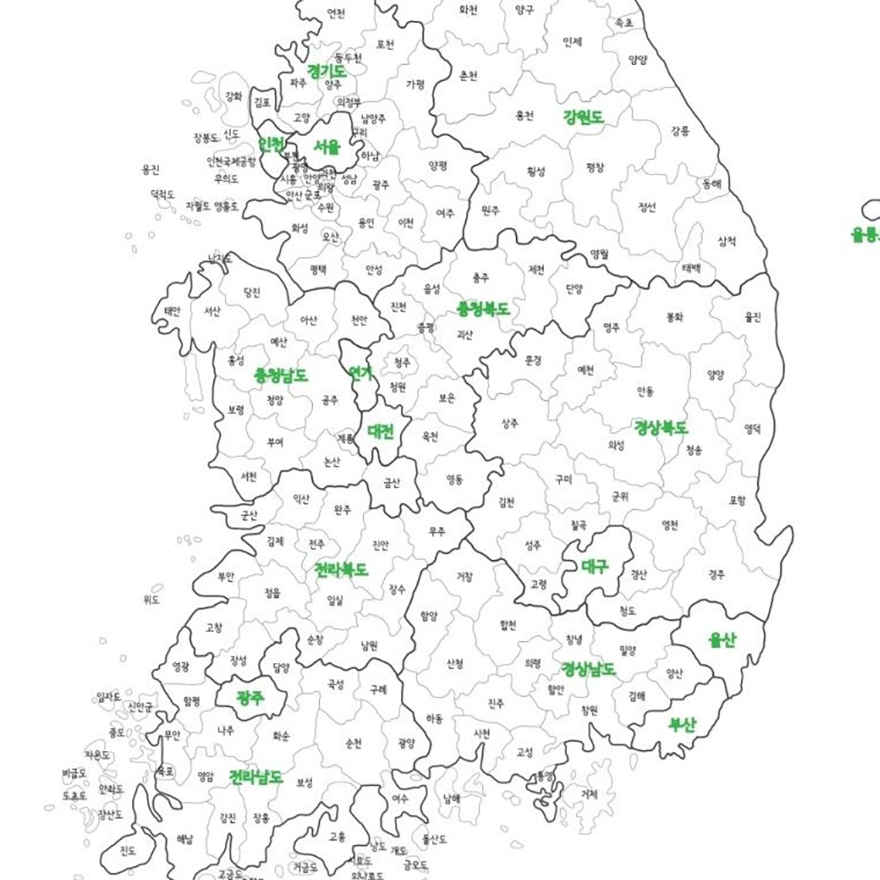
#> input picture map.jpg, 880 x 880 px
$ python main.py
#> lines starting #> are read from the running program, lines starting #| are printed output that depends on the picture; after the words box and inside, x2 and y2 are one past the last pixel; in counts of white or black regions, pixels touching at a corner belong together; long printed decimals are rounded
import math, random
import cv2

class City:
    def __init__(self, x=None, y=None):
        self.x = None
        self.y = None
        if x is not None:
            self.x = x
        else:
            self.x = int(random.random() * 200)
        if y is not None:
            self.y = y
        else:
            self.y = int(random.random() * 200)

    def getX(self):
        return self.x

    def getY(self):
        return self.y

    def distanceTo(self, city):
        xDistance = abs(self.getX() - city.getX())
        yDistance = abs(self.getY() - city.getY())
        distance = math.sqrt((xDistance * xDistance) + (yDistance * yDistance))
        return distance

    def __repr__(self):
        return str(self.getX()) + ", " + str(self.getY())


class TourManager:
    destinationCities = []

    def addCity(self, city):
        self.destinationCities.append(city)

    def getCity(self, index):
        return self.destinationCities[index]

    def numberOfCities(self):
        return len(self.destinationCities)


class Tour:
    def __init__(self, tourmanager, tour=None):
        self.tourmanager = tourmanager
        self.tour = []
        self.fitness = 0.0
        self.distance = 0
        if tour is not None:
            self.tour = tour
        else:
            for i in range(0, self.tourmanager.numberOfCities()):
                self.tour.append(None)

    def __len__(self):
        return len(self.tour)

    def __getitem__(self, index):
        return self.tour[index]

    def __setitem__(self, key, value):
        self.tour[key] = value

    def __repr__(self):
        geneString = 'Start -> '
        for i in range(0, self.tourSize()):
            geneString += str(self.getCity(i)) + ' -> '
        geneString += 'End'
        return geneString

    def generateIndividual(self):
        for cityIndex in range(0, self.tourmanager.numberOfCities()):
            self.setCity(cityIndex, self.tourmanager.getCity(cityIndex))
        random.shuffle(self.tour)

    def getCity(self, tourPosition):
        return self.tour[tourPosition]

    def setCity(self, tourPosition, city):
        self.tour[tourPosition] = city
        self.fitness = 0.0
        self.distance = 0

    def getFitness(self):
        if self.fitness == 0:
            self.fitness = 1 / float(self.getDistance())
        return self.fitness

    def getDistance(self):
        if self.distance == 0:
            tourDistance = 0
            for cityIndex in range(0, self.tourSize()):
                fromCity = self.getCity(cityIndex)
                destinationCity = None
                if cityIndex + 1 < self.tourSize():
                    destinationCity = self.getCity(cityIndex + 1)
                else:
                    destinationCity = self.getCity(0)
                tourDistance += fromCity.distanceTo(destinationCity)
            self.distance = tourDistance
        return self.distance

    def tourSize(self):
        return len(self.tour)

    def containsCity(self, city):
        return city in self.tour


class Population:
    def __init__(self, tourmanager, populationSize, initialise):
        self.tours = []
        for i in range(0, populationSize):
            self.tours.append(None)

        if initialise:
            for i in range(0, populationSize):
                newTour = Tour(tourmanager)
                newTour.generateIndividual()
                self.saveTour(i, newTour)

    def __setitem__(self, key, value):
        self.tours[key] = value

    def __getitem__(self, index):
        return self.tours[index]

    def saveTour(self, index, tour):
        self.tours[index] = tour

    def getTour(self, index):
        return self.tours[index]

    def getFittest(self):
        fittest = self.tours[0]
        for i in range(0, self.populationSize()):
            if fittest.getFitness() <= self.getTour(i).getFitness():
                fittest = self.getTour(i)
        return fittest

    def populationSize(self):
        return len(self.tours)


class GA:
    def __init__(self, tourmanager, mutationRate=0.05, tournamentSize=5, elitism=True):
        self.tourmanager = tourmanager
        self.mutationRate = mutationRate
        self.tournamentSize = tournamentSize
        self.elitism = elitism

    def evolvePopulation(self, pop):
        newPopulation = Population(self.tourmanager, pop.populationSize(), False)
        elitismOffset = 0
        if self.elitism:
            newPopulation.saveTour(0, pop.getFittest())
            elitismOffset = 1

        for i in range(elitismOffset, newPopulation.populationSize()):
            parent1 = self.tournamentSelection(pop)
            parent2 = self.tournamentSelection(pop)
            child = self.crossover(parent1, parent2)
            newPopulation.saveTour(i, child)

        for i in range(elitismOffset, newPopulation.populationSize()):
            self.mutate(newPopulation.getTour(i))

        return newPopulation

    def crossover(self, parent1, parent2):
        child = Tour(self.tourmanager)

        startPos = int(random.random() * parent1.tourSize())
        endPos = int(random.random() * parent1.tourSize())

        for i in range(0, child.tourSize()):
            if startPos < endPos and i > startPos and i < endPos:
                child.setCity(i, parent1.getCity(i))
            elif startPos > endPos:
                if not (i < startPos and i > endPos):
                    child.setCity(i, parent1.getCity(i))

        for i in range(0, parent2.tourSize()):
            if not child.containsCity(parent2.getCity(i)):
                for ii in range(0, child.tourSize()):
                    if child.getCity(ii) == None:
                        child.setCity(ii, parent2.getCity(i))
                        break

        return child

    def mutate(self, tour):
        for tourPos1 in range(0, tour.tourSize()):
            if random.random() < self.mutationRate:
                tourPos2 = int(tour.tourSize() * random.random())

                city1 = tour.getCity(tourPos1)
                city2 = tour.getCity(tourPos2)

                tour.setCity(tourPos2, city1)
                tour.setCity(tourPos1, city2)

    def tournamentSelection(self, pop):
        tournament = Population(self.tourmanager, self.tournamentSize, False)
        for i in range(0, self.tournamentSize):
            randomId = int(random.random() * pop.populationSize())
            tournament.saveTour(i, pop.getTour(randomId))
        fittest = tournament.getFittest()
        return fittest


if __name__ == '__main__':
    n_cities = 20
    population_size = 50
    n_generations = 100

    random.seed(100)

    # Load the map
    map_original = cv2.imread('map.jpg')
#> map_original is the input picture: shape (880, 880, 3); mean B, G, R 244.4, 245, 244.3

    # Setup cities and tour
    tourmanager = TourManager()

    for i in range(n_cities):
        x = random.randint(200, 800)
        y = random.randint(200, 800)

        tourmanager.addCity(City(x=x, y=y))
        cv2.circle(map_original, center=(x, y), radius=10, color=(0, 0, 255), thickness=-1, lineType=cv2.LINE_AA)
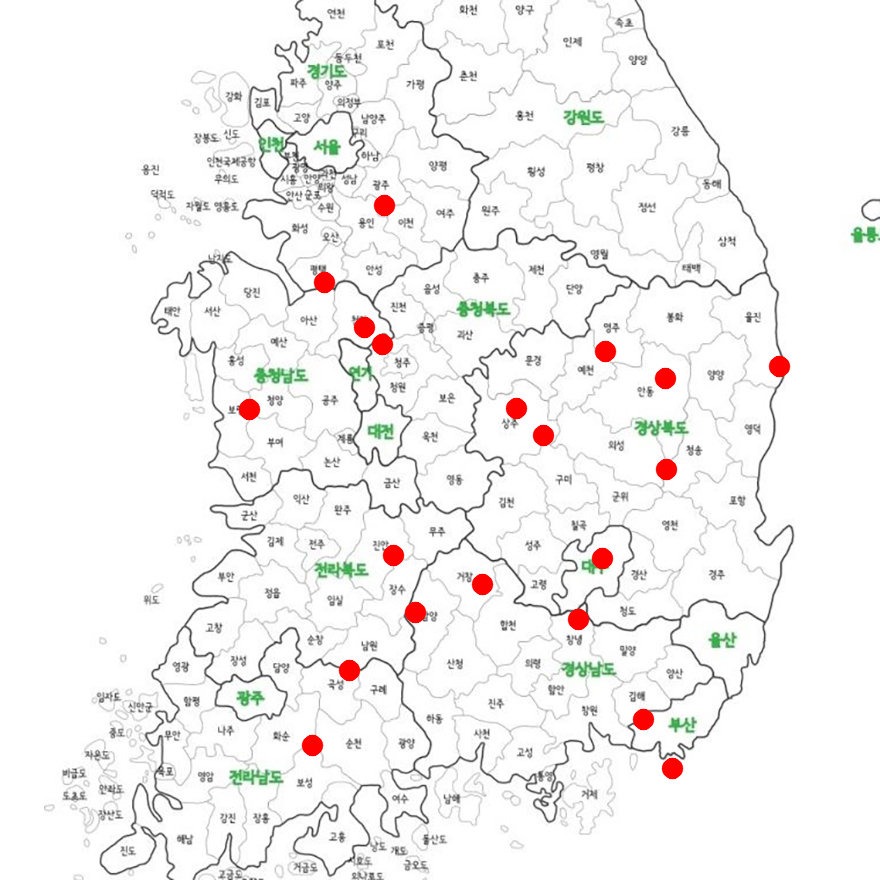
#> map_original: shape (880, 880, 3); 1.06% of pixels changed, all inside (x1, y1, x2, y2) = (238, 194, 791, 780)

    cv2.imshow('map', map_original)
    cv2.waitKey(0)

    # Initialize population
    pop = Population(tourmanager, populationSize=population_size, initialise=True)
    print("Initial distance: " + str(pop.getFittest().getDistance()))
#| Initial distance: 4443.373

    # Evolve population
    ga = GA(tourmanager)

    for i in range(n_generations):
        pop = ga.evolvePopulation(pop)

        fittest = pop.getFittest()

        map_result = map_original.copy()

        for j in range(1, n_cities):
            cv2.line(
                map_result,
                pt1=(fittest[j - 1].x, fittest[j - 1].y),
                pt2=(fittest[j].x, fittest[j].y),
                color=(255, 0, 0),
                thickness=3,
                lineType=cv2.LINE_AA
            )

        cv2.putText(map_result, org=(10, 25), text='Generation: %d' % (i + 1), fontFace=cv2.FONT_HERSHEY_SIMPLEX,
                    fontScale=0.7, color=0, thickness=1, lineType=cv2.LINE_AA)
        cv2.putText(map_result, org=(10, 50), text='Distance: %.2fkm' % fittest.getDistance(),
                    fontFace=cv2.FONT_HERSHEY_SIMPLEX, fontScale=0.7, color=0, thickness=1, lineType=cv2.LINE_AA)
        cv2.imshow('map', map_result)
        if cv2.waitKey(100) == ord('q'):
            break
#> this loop made 1 pass; (key q is pressed on pass 1)
#> pass 1, `cv2.imshow('map', map_result)`:
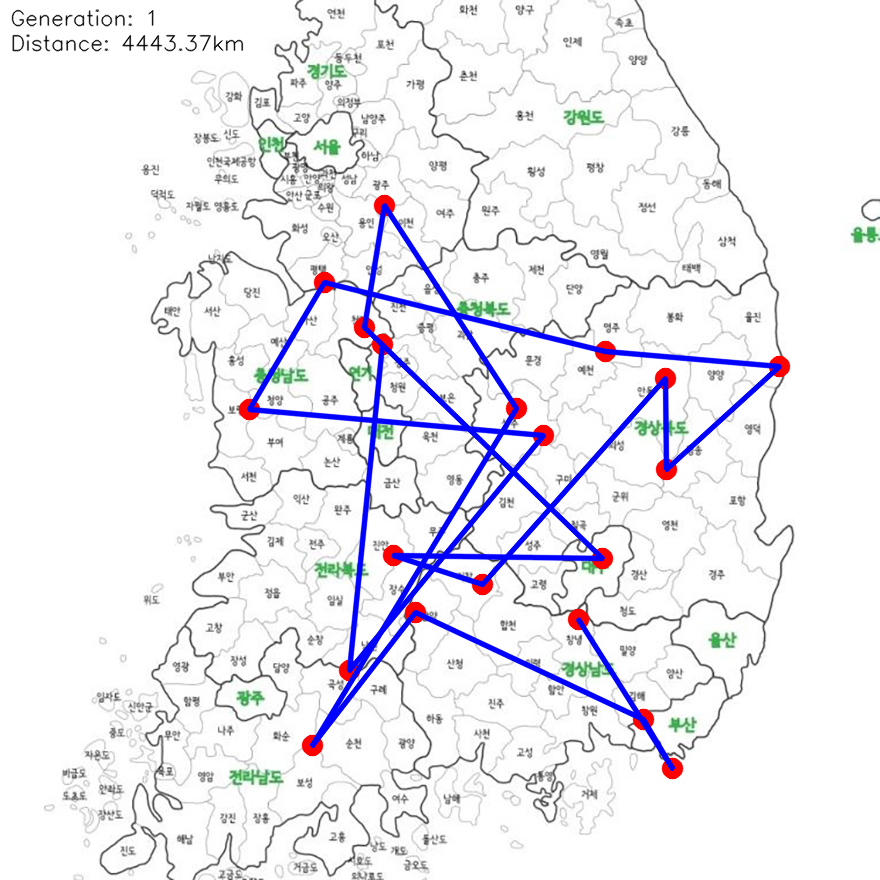
#> window 'map': shape (880, 880, 3); mean B, G, R 242.9, 236.7, 237.7

    # Print final results
    print("Finished")
    print("Final distance: " + str(pop.getFittest().getDistance()))
#| Final distance: 4443.373
    print("Solution:")
    print(pop.getFittest())
#> (printed output is left out)

    cv2.waitKey(0)
